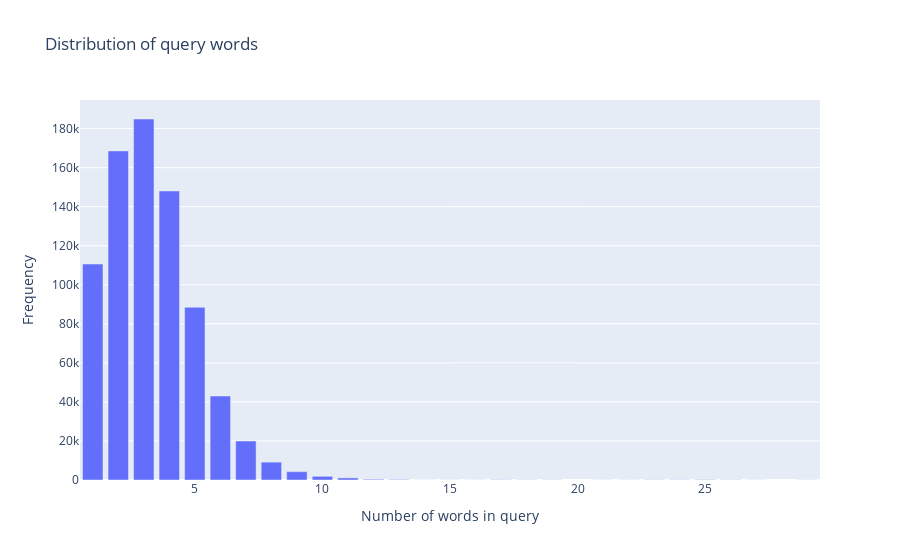

Write notebook code for a chart like this one.
### Code cell
# plot distribution of query length
df_task_1_train["query_length"] = df_task_1_train["query"].str.split().str.len()

# count words
length_counts = df_task_1_train["query_length"].value_counts().sort_index()

fig = go.Figure(
    data=[
        go.Bar(
            x=length_counts.index,
            y=length_counts.values,
        )
    ]
)

fig.update_layout(
    title="Distribution of query words",
    xaxis_title="Number of words in query",
    yaxis_title="Frequency",
)

fig.show()

### Figure 1 — Plotly figure (JSON) as saved in the notebook; plotly's stock layout.template omitted (floating-point values rounded to 4 significant figures)
{"data": [{"type": "bar", "x": [1, 2, 3, 4, 5, 6, 7, 8, 9, 10, 11, 12, 13, 14, 15, 16, 17, 18, 19, 21, 22, 23, 24, 25, 26, 27, 29], "y": [110608, 168573, 184911, 148045, 88478, 43000, 19966, 9164, 4276, 1880, 1068, 365, 252, 28, 34, 38, 121, 73, 70, 37, 45, 113, 106, 191, 103, 37, 56]}], "layout": {"title": {"text": "Distribution of query words"}, "xaxis": {"title": {"text": "Number of words in query"}}, "yaxis": {"title": {"text": "Frequency"}}}}
